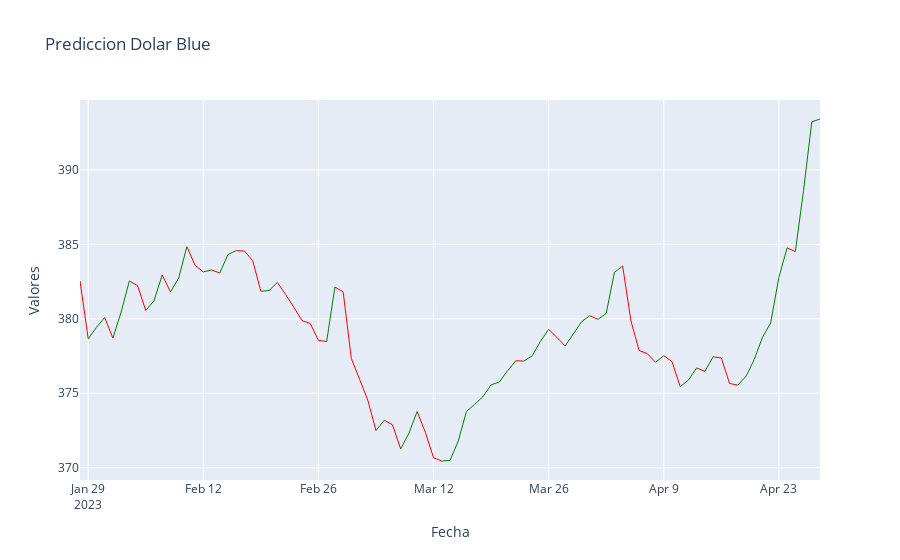

This figure's notebook cell:
### Code cell
import plotly.graph_objs as go
import plotly.offline as pyo

data = []
for i in range(1, len(values_new)):
    if y[i] > y[i-1]:
        color = 'green'
    else:
        color = 'red'
    trace = go.Scatter(x=x[i-1:i+1], y=y[i-1:i+1], mode='lines', line=dict(color=color, width=1), showlegend=False)
    data.append(trace)

layout = go.Layout(title='Prediccion Dolar Blue', xaxis=dict(title='Fecha'), yaxis=dict(title='Valores'))
fig = go.Figure(data=data, layout=layout)
pyo.iplot(fig)

### Figure 1 — Plotly figure (JSON) as saved in the notebook; plotly's stock layout.template omitted (floating-point values rounded to 4 significant figures)
{"data": [{"line": {"color": "red", "width": 1}, "mode": "lines", "showlegend": false, "type": "scatter", "x": ["2023-01-28", "2023-01-29"], "y": [382.5, 378.7]}, {"line": {"color": "green", "width": 1}, "mode": "lines", "showlegend": false, "type": "scatter", "x": ["2023-01-29", "2023-01-30"], "y": [378.7, 379.4]}, {"line": {"color": "green", "width": 1}, "mode": "lines", "showlegend": false, "type": "scatter", "x": ["2023-01-30", "2023-01-31"], "y": [379.4, 380.1]}, {"line": {"color": "red", "width": 1}, "mode": "lines", "showlegend": false, "type": "scatter", "x": ["2023-01-31", "2023-02-01"], "y": [380.1, 378.7]}, {"line": {"color": "green", "width": 1}, "mode": "lines", "showlegend": false, "type": "scatter", "x": ["2023-02-01", "2023-02-02"], "y": [378.7, 380.4]}, {"line": {"color": "green", "width": 1}, "mode": "lines", "showlegend": false, "type": "scatter", "x": ["2023-02-02", "2023-02-03"], "y": [380.4, 382.5]}, {"line": {"color": "red", "width": 1}, "mode": "lines", "showlegend": false, "type": "scatter", "x": ["2023-02-03", "2023-02-04"], "y": [382.5, 382.2]}, {"line": {"color": "red", "width": 1}, "mode": "lines", "showlegend": false, "type": "scatter", "x": ["2023-02-04", "2023-02-05"], "y": [382.2, 380.6]}, {"line": {"color": "green", "width": 1}, "mode": "lines", "showlegend": false, "type": "scatter", "x": ["2023-02-05", "2023-02-06"], "y": [380.6, 381.2]}, {"line": {"color": "green", "width": 1}, "mode": "lines", "showlegend": false, "type": "scatter", "x": ["2023-02-06", "2023-02-07"], "y": [381.2, 383.0]}, {"line": {"color": "red", "width": 1}, "mode": "lines", "showlegend": false, "type": "scatter", "x": ["2023-02-07", "2023-02-08"], "y": [383.0, 381.8]}, {"line": {"color": "green", "width": 1}, "mode": "lines", "showlegend": false, "type": "scatter", "x": ["2023-02-08", "2023-02-09"], "y": [381.8, 382.7]}, {"line": {"color": "green", "width": 1}, "mode": "lines", "showlegend": false, "type": "scatter", "x": ["2023-02-09", "2023-02-10"], "y": [382.7, 384.8]}, {"line": {"color": "red", "width": 1}, "mode": "lines", "showlegend": false, "type": "scatter", "x": ["2023-02-10", "2023-02-11"], "y": [384.8, 383.6]}, {"line": {"color": "red", "width": 1}, "mode": "lines", "showlegend": false, "type": "scatter", "x": ["2023-02-11", "2023-02-12"], "y": [383.6, 383.2]}, {"line": {"color": "green", "width": 1}, "mode": "lines", "showlegend": false, "type": "scatter", "x": ["2023-02-12", "2023-02-13"], "y": [383.2, 383.3]}, {"line": {"color": "red", "width": 1}, "mode": "lines", "showlegend": false, "type": "scatter", "x": ["2023-02-13", "2023-02-14"], "y": [383.3, 383.1]}, {"line": {"color": "green", "width": 1}, "mode": "lines", "showlegend": false, "type": "scatter", "x": ["2023-02-14", "2023-02-15"], "y": [383.1, 384.3]}, {"line": {"color": "green", "width": 1}, "mode": "lines", "showlegend": false, "type": "scatter", "x": ["2023-02-15", "2023-02-16"], "y": [384.3, 384.6]}, {"line": {"color": "red", "width": 1}, "mode": "lines", "showlegend": false, "type": "scatter", "x": ["2023-02-16", "2023-02-17"], "y": [384.6, 384.6]}, {"line": {"color": "red", "width": 1}, "mode": "lines", "showlegend": false, "type": "scatter", "x": ["2023-02-17", "2023-02-18"], "y": [384.6, 383.9]}, {"line": {"color": "red", "width": 1}, "mode": "lines", "showlegend": false, "type": "scatter", "x": ["2023-02-18", "2023-02-19"], "y": [383.9, 381.9]}, {"line": {"color": "green", "width": 1}, "mode": "lines", "showlegend": false, "type": "scatter", "x": ["2023-02-19", "2023-02-20"], "y": [381.9, 381.9]}, {"line": {"color": "green", "width": 1}, "mode": "lines", "showlegend": false, "type": "scatter", "x": ["2023-02-20", "2023-02-21"], "y": [381.9, 382.4]}, {"line": {"color": "red", "width": 1}, "mode": "lines", "showlegend": false, "type": "scatter", "x": ["2023-02-21", "2023-02-22"], "y": [382.4, 381.6]}, {"line": {"color": "red", "width": 1}, "mode": "lines", "showlegend": false, "type": "scatter", "x": ["2023-02-22", "2023-02-23"], "y": [381.6, 380.8]}, {"line": {"color": "red", "width": 1}, "mode": "lines", "showlegend": false, "type": "scatter", "x": ["2023-02-23", "2023-02-24"], "y": [380.8, 379.9]}, {"line": {"color": "red", "width": 1}, "mode": "lines", "showlegend": false, "type": "scatter", "x": ["2023-02-24", "2023-02-25"], "y": [379.9, 379.7]}, {"line": {"color": "red", "width": 1}, "mode": "lines", "showlegend": false, "type": "scatter", "x": ["2023-02-25", "2023-02-26"], "y": [379.7, 378.6]}, {"line": {"color": "red", "width": 1}, "mode": "lines", "showlegend": false, "type": "scatter", "x": ["2023-02-26", "2023-02-27"], "y": [378.6, 378.5]}, {"line": {"color": "green", "width": 1}, "mode": "lines", "showlegend": false, "type": "scatter", "x": ["2023-02-27", "2023-02-28"], "y": [378.5, 382.1]}, {"line": {"color": "red", "width": 1}, "mode": "lines", "showlegend": false, "type": "scatter", "x": ["2023-02-28", "2023-03-01"], "y": [382.1, 381.8]}, {"line": {"color": "red", "width": 1}, "mode": "lines", "showlegend": false, "type": "scatter", "x": ["2023-03-01", "2023-03-02"], "y": [381.8, 377.3]}, {"line": {"color": "red", "width": 1}, "mode": "lines", "showlegend": false, "type": "scatter", "x": ["2023-03-02", "2023-03-03"], "y": [377.3, 375.9]}, {"line": {"color": "red", "width": 1}, "mode": "lines", "showlegend": false, "type": "scatter", "x": ["2023-03-03", "2023-03-04"], "y": [375.9, 374.5]}, {"line": {"color": "red", "width": 1}, "mode": "lines", "showlegend": false, "type": "scatter", "x": ["2023-03-04", "2023-03-05"], "y": [374.5, 372.5]}, {"line": {"color": "green", "width": 1}, "mode": "lines", "showlegend": false, "type": "scatter", "x": ["2023-03-05", "2023-03-06"], "y": [372.5, 373.2]}, {"line": {"color": "red", "width": 1}, "mode": "lines", "showlegend": false, "type": "scatter", "x": ["2023-03-06", "2023-03-07"], "y": [373.2, 372.9]}, {"line": {"color": "red", "width": 1}, "mode": "lines", "showlegend": false, "type": "scatter", "x": ["2023-03-07", "2023-03-08"], "y": [372.9, 371.3]}, {"line": {"color": "green", "width": 1}, "mode": "lines", "showlegend": false, "type": "scatter", "x": ["2023-03-08", "2023-03-09"], "y": [371.3, 372.3]}, {"line": {"color": "green", "width": 1}, "mode": "lines", "showlegend": false, "type": "scatter", "x": ["2023-03-09", "2023-03-10"], "y": [372.3, 373.8]}, {"line": {"color": "red", "width": 1}, "mode": "lines", "showlegend": false, "type": "scatter", "x": ["2023-03-10", "2023-03-11"], "y": [373.8, 372.4]}, {"line": {"color": "red", "width": 1}, "mode": "lines", "showlegend": false, "type": "scatter", "x": ["2023-03-11", "2023-03-12"], "y": [372.4, 370.7]}, {"line": {"color": "red", "width": 1}, "mode": "lines", "showlegend": false, "type": "scatter", "x": ["2023-03-12", "2023-03-13"], "y": [370.7, 370.5]}, {"line": {"color": "green", "width": 1}, "mode": "lines", "showlegend": false, "type": "scatter", "x": ["2023-03-13", "2023-03-14"], "y": [370.5, 370.5]}, {"line": {"color": "green", "width": 1}, "mode": "lines", "showlegend": false, "type": "scatter", "x": ["2023-03-14", "2023-03-15"], "y": [370.5, 371.8]}, {"line": {"color": "green", "width": 1}, "mode": "lines", "showlegend": false, "type": "scatter", "x": ["2023-03-15", "2023-03-16"], "y": [371.8, 373.8]}, {"line": {"color": "green", "width": 1}, "mode": "lines", "showlegend": false, "type": "scatter", "x": ["2023-03-16", "2023-03-17"], "y": [373.8, 374.3]}, {"line": {"color": "green", "width": 1}, "mode": "lines", "showlegend": false, "type": "scatter", "x": ["2023-03-17", "2023-03-18"], "y": [374.3, 374.8]}, {"line": {"color": "green", "width": 1}, "mode": "lines", "showlegend": false, "type": "scatter", "x": ["2023-03-18", "2023-03-19"], "y": [374.8, 375.6]}, {"line": {"color": "green", "width": 1}, "mode": "lines", "showlegend": false, "type": "scatter", "x": ["2023-03-19", "2023-03-20"], "y": [375.6, 375.8]}, {"line": {"color": "green", "width": 1}, "mode": "lines", "showlegend": false, "type": "scatter", "x": ["2023-03-20", "2023-03-21"], "y": [375.8, 376.5]}, {"line": {"color": "green", "width": 1}, "mode": "lines", "showlegend": false, "type": "scatter", "x": ["2023-03-21", "2023-03-22"], "y": [376.5, 377.2]}, {"line": {"color": "red", "width": 1}, "mode": "lines", "showlegend": false, "type": "scatter", "x": ["2023-03-22", "2023-03-23"], "y": [377.2, 377.2]}, {"line": {"color": "green", "width": 1}, "mode": "lines", "showlegend": false, "type": "scatter", "x": ["2023-03-23", "2023-03-24"], "y": [377.2, 377.5]}, {"line": {"color": "green", "width": 1}, "mode": "lines", "showlegend": false, "type": "scatter", "x": ["2023-03-24", "2023-03-25"], "y": [377.5, 378.5]}, {"line": {"color": "green", "width": 1}, "mode": "lines", "showlegend": false, "type": "scatter", "x": ["2023-03-25", "2023-03-26"], "y": [378.5, 379.3]}, {"line": {"color": "red", "width": 1}, "mode": "lines", "showlegend": false, "type": "scatter", "x": ["2023-03-26", "2023-03-27"], "y": [379.3, 378.8]}, {"line": {"color": "red", "width": 1}, "mode": "lines", "showlegend": false, "type": "scatter", "x": ["2023-03-27", "2023-03-28"], "y": [378.8, 378.2]}, {"line": {"color": "green", "width": 1}, "mode": "lines", "showlegend": false, "type": "scatter", "x": ["2023-03-28", "2023-03-29"], "y": [378.2, 379.0]}, {"line": {"color": "green", "width": 1}, "mode": "lines", "showlegend": false, "type": "scatter", "x": ["2023-03-29", "2023-03-30"], "y": [379.0, 379.8]}, {"line": {"color": "green", "width": 1}, "mode": "lines", "showlegend": false, "type": "scatter", "x": ["2023-03-30", "2023-03-31"], "y": [379.8, 380.2]}, {"line": {"color": "red", "width": 1}, "mode": "lines", "showlegend": false, "type": "scatter", "x": ["2023-03-31", "2023-04-01"], "y": [380.2, 380.0]}, {"line": {"color": "green", "width": 1}, "mode": "lines", "showlegend": false, "type": "scatter", "x": ["2023-04-01", "2023-04-02"], "y": [380.0, 380.4]}, {"line": {"color": "green", "width": 1}, "mode": "lines", "showlegend": false, "type": "scatter", "x": ["2023-04-02", "2023-04-03"], "y": [380.4, 383.1]}, {"line": {"color": "green", "width": 1}, "mode": "lines", "showlegend": false, "type": "scatter", "x": ["2023-04-03", "2023-04-04"], "y": [383.1, 383.5]}, {"line": {"color": "red", "width": 1}, "mode": "lines", "showlegend": false, "type": "scatter", "x": ["2023-04-04", "2023-04-05"], "y": [383.5, 379.9]}, {"line": {"color": "red", "width": 1}, "mode": "lines", "showlegend": false, "type": "scatter", "x": ["2023-04-05", "2023-04-06"], "y": [379.9, 377.9]}, {"line": {"color": "red", "width": 1}, "mode": "lines", "showlegend": false, "type": "scatter", "x": ["2023-04-06", "2023-04-07"], "y": [377.9, 377.7]}, {"line": {"color": "red", "width": 1}, "mode": "lines", "showlegend": false, "type": "scatter", "x": ["2023-04-07", "2023-04-08"], "y": [377.7, 377.1]}, {"line": {"color": "green", "width": 1}, "mode": "lines", "showlegend": false, "type": "scatter", "x": ["2023-04-08", "2023-04-09"], "y": [377.1, 377.5]}, {"line": {"color": "red", "width": 1}, "mode": "lines", "showlegend": false, "type": "scatter", "x": ["2023-04-09", "2023-04-10"], "y": [377.5, 377.1]}, {"line": {"color": "red", "width": 1}, "mode": "lines", "showlegend": false, "type": "scatter", "x": ["2023-04-10", "2023-04-11"], "y": [377.1, 375.4]}, {"line": {"color": "green", "width": 1}, "mode": "lines", "showlegend": false, "type": "scatter", "x": ["2023-04-11", "2023-04-12"], "y": [375.4, 375.9]}, {"line": {"color": "green", "width": 1}, "mode": "lines", "showlegend": false, "type": "scatter", "x": ["2023-04-12", "2023-04-13"], "y": [375.9, 376.7]}, {"line": {"color": "red", "width": 1}, "mode": "lines", "showlegend": false, "type": "scatter", "x": ["2023-04-13", "2023-04-14"], "y": [376.7, 376.5]}, {"line": {"color": "green", "width": 1}, "mode": "lines", "showlegend": false, "type": "scatter", "x": ["2023-04-14", "2023-04-15"], "y": [376.5, 377.5]}, {"line": {"color": "red", "width": 1}, "mode": "lines", "showlegend": false, "type": "scatter", "x": ["2023-04-15", "2023-04-16"], "y": [377.5, 377.4]}, {"line": {"color": "red", "width": 1}, "mode": "lines", "showlegend": false, "type": "scatter", "x": ["2023-04-16", "2023-04-17"], "y": [377.4, 375.7]}, {"line": {"color": "red", "width": 1}, "mode": "lines", "showlegend": false, "type": "scatter", "x": ["2023-04-17", "2023-04-18"], "y": [375.7, 375.5]}, {"line": {"color": "green", "width": 1}, "mode": "lines", "showlegend": false, "type": "scatter", "x": ["2023-04-18", "2023-04-19"], "y": [375.5, 376.1]}, {"line": {"color": "green", "width": 1}, "mode": "lines", "showlegend": false, "type": "scatter", "x": ["2023-04-19", "2023-04-20"], "y": [376.1, 377.3]}, {"line": {"color": "green", "width": 1}, "mode": "lines", "showlegend": false, "type": "scatter", "x": ["2023-04-20", "2023-04-21"], "y": [377.3, 378.8]}, {"line": {"color": "green", "width": 1}, "mode": "lines", "showlegend": false, "type": "scatter", "x": ["2023-04-21", "2023-04-22"], "y": [378.8, 379.7]}, {"line": {"color": "green", "width": 1}, "mode": "lines", "showlegend": false, "type": "scatter", "x": ["2023-04-22", "2023-04-23"], "y": [379.7, 382.8]}, {"line": {"color": "green", "width": 1}, "mode": "lines", "showlegend": false, "type": "scatter", "x": ["2023-04-23", "2023-04-24"], "y": [382.8, 384.8]}, {"line": {"color": "red", "width": 1}, "mode": "lines", "showlegend": false, "type": "scatter", "x": ["2023-04-24", "2023-04-25"], "y": [384.8, 384.5]}, {"line": {"color": "green", "width": 1}, "mode": "lines", "showlegend": false, "type": "scatter", "x": ["2023-04-25", "2023-04-26"], "y": [384.5, 388.6]}, {"line": {"color": "green", "width": 1}, "mode": "lines", "showlegend": false, "type": "scatter", "x": ["2023-04-26", "2023-04-27"], "y": [388.6, 393.2]}, {"line": {"color": "green", "width": 1}, "mode": "lines", "showlegend": false, "type": "scatter", "x": ["2023-04-27", "2023-04-28"], "y": [393.2, 393.4]}], "layout": {"title": {"text": "Prediccion Dolar Blue"}, "xaxis": {"title": {"text": "Fecha"}}, "yaxis": {"title": {"text": "Valores"}}}}
